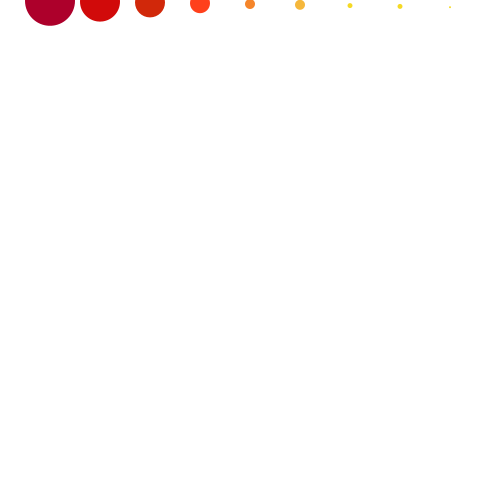
Frame 1 (no input)
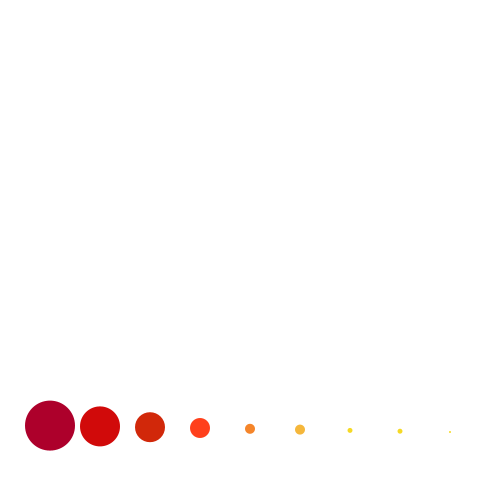
Frame 60 (the mouse pressed at the canvas centre just before this capture)
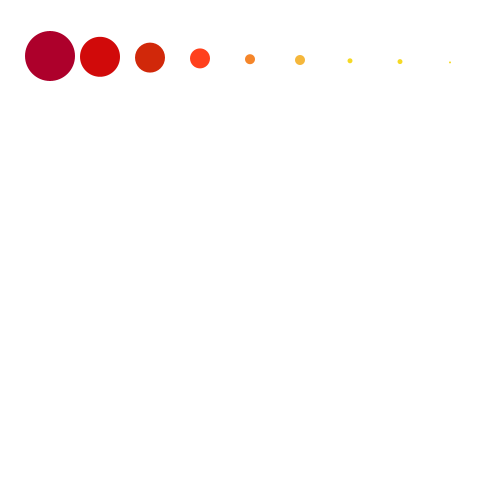
Frame 120 (the mouse held since frame 60 and released just before this capture)

The Processing sketch that drew these frames (run headless with seeded random() and noise(); from frame 60 on, the mouse is pressed at the canvas centre):

// Processing sketch: processing_500
// ── processing_500.pde

float posX= 0;
float posY= 0;
boolean dig= true;
boolean down=true ;

void setup(){
  size(500,500);
  smooth();
}

void draw(){
  background(255);
  
  //bola 1
  // aqui le estamos diciendo que el espacio de trabajo es de 0 a 450
if ((down==true)&& (posY<=450)) {
if ((posY>= 0) && ( posY<=450)) {
  posY=posY+.8;
  noStroke();
  //rojo
  fill(173,0,43);
  ellipse (50,posY,50,50);
}

if (posY>450){
  fill(173,0,43);
  ellipse(50, posY,50,50);
  down=false;
  }
}

else if ((down == false)&&(posY>=0)) {
  posY = posY-.8;
  //azul
  fill (28,39,66);
  ellipse (50,posY,50,50);
}
if (posY <=50){
  down=true;
}

//bola2
if((down==true) && ( posY<=450)) {
  if((posY>=0)&&(posY<=450)){
    posY=posY+.8;
    noStroke();
    //rojo
   fill(209,10,10);
  
    ellipse(100,posY,40,40);
    }
    if(posY>450){
      fill(209,10,10);
      ellipse(100,posY,40,40);
     down=false;
    }
}
else if ((down==false)&&(posY>=0)) {
  posY=posY-.8;
  //azul
  fill(60,109,199);
  ellipse(100,posY,40,40);
  }
  if(posY<=50){
    down=true;
    }
    //bola 3
if ((down==true)&& (posY<=450)) {
if ((posY>= 0) && ( posY<=450)) {
  posY=posY+.8;
  noStroke();
  //rojo
  fill(209,40,10);
  ellipse (150,posY,30,30);
}

if (posY>450){
  fill(209,40,10);
  ellipse(150, posY,30,30);
  down=false;
  }
}

else if ((down == false)&&(posY>=0)) {
  posY = posY-.8;
  //azul
 fill (60,145,199);
  ellipse (150,posY,30,30);
}
if (posY <=50){
  down=true;
}
 //bola 4
if ((down==true)&& (posY<=450)) {
if ((posY>= 0) && ( posY<=450)) {
  posY=posY+.8;
  noStroke();
  //rojo
  fill(255,64,28);
  ellipse (200,posY,20,20);
}

if (posY>450){
  fill(255,64,28);
  ellipse(200, posY,20,20);
  down=false;
  }
}

else if ((down == false)&&(posY>=0)) {
  posY = posY-.8;
  //azul
  fill (90,154,190);
  ellipse (200,posY,20,20);
}
if (posY <=50){
  down=true;
}
 //bola 5
if ((down==true)&& (posY<=450)) {
if ((posY>= 0) && ( posY<=450)) {
  posY=posY+.8;
  noStroke();
  //rojo
  fill(245,133,42);
  ellipse (250,posY,10,10);
}

if (posY>450){
  fill(245,133,42);
  ellipse(250, posY,10,10);
  down=false;
  }
}

else if ((down == false)&&(posY>=0)) {
  posY = posY-.8;
  //azul
  fill (149,197,222);
  ellipse (250,posY,10,10);
}
if (posY <=50){
  down=true;
}
 //bola 6
if ((down==true)&& (posY<=450)) {
if ((posY>= 0) && ( posY<=450)) {
  posY=posY+.8;
  noStroke();
  //amarillo
  fill(245,183,59);
  ellipse (300,posY,10,10);
}

if (posY>450){
  fill(245,183,59);
  ellipse(300, posY,10,10);
  down=false;
  }
}

else if ((down == false)&&(posY>=0)) {
  posY = posY-.8;
  //azul
  fill (160,214,222);
  ellipse (300,posY,10,10);
}
if (posY <=50){
  down=true;
}
 //bola 7
if ((down==true)&& (posY<=450)) {
if ((posY>= 0) && ( posY<=450)) {
  posY=posY+.8;
  noStroke();
  //amarillo
  fill(245,217,37);
  ellipse (350,posY,5,5);
}

if (posY>450){
  fill(245,217,37);
  ellipse(350, posY,5,5);
  down=false;
  }
}

else if ((down == false)&&(posY>=0)) {
  posY = posY-.8;
  //azul
  fill (224,238,251 );
  ellipse (350,posY,5,5);
}
if (posY <=50){
  down=true;
}
 //bola 8
if ((down==true)&& (posY<=450)) {
if ((posY>= 0) && ( posY<=450)) {
  posY=posY+.8;
  noStroke();
  //amarillo
  fill(245,217,37);
  ellipse (400,posY,5,5);
}

if (posY>450){
  fill(245,217,37);
  ellipse(400, posY,5,5);
  down=false;
  }
}

else if ((down == false)&&(posY>=0)) {
  posY = posY-.8;
  //azul
  fill (224,238,251);
  ellipse (400,posY,5,5);
}
if (posY <=50){
  down=true;
}
 //bola 9
if ((down==true)&& (posY<=450)) {
if ((posY>= 0) && ( posY<=450)) {
  posY=posY+.8;
  noStroke();
  //amarillo
  fill(245,217,37);
  ellipse (450,posY,2,2);
}

if (posY>450){
  fill(245,217,37);
  ellipse(450, posY,2,2);
  down=false;
  }
}

else if ((down == false)&&(posY>=0)) {
  posY = posY-.8;
  //azul
  fill (224,238,251);
  ellipse (450,posY,2,2);
}
if (posY <=50){
  down=true;
 }
}
